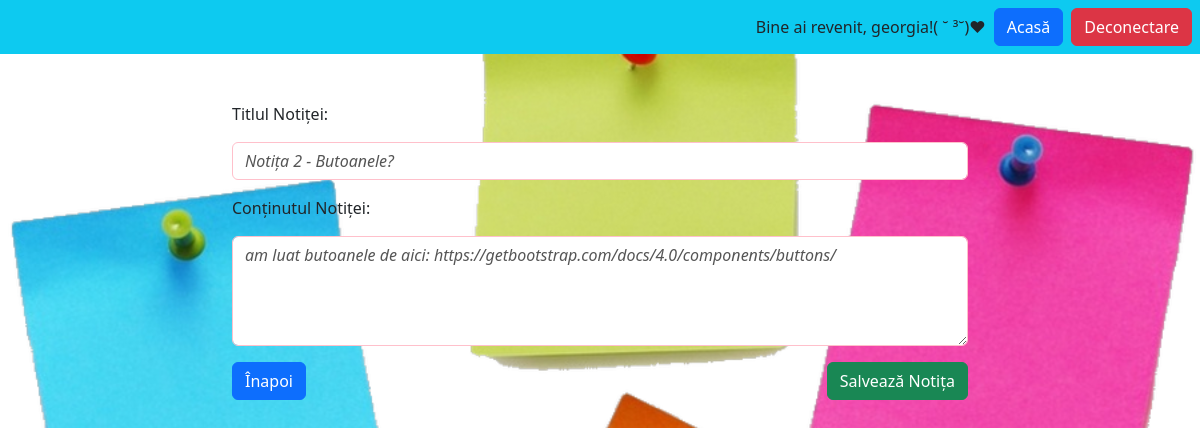
Page /category/notes/5update/ (signed in) on the committed database.
### notes/models.py (models this page shows)
class Note(models.Model):
    title = models.CharField(max_length=300)
    text = models.TextField()
    created_at = models.DateTimeField(auto_now_add=True) # chestia asta cu true  inseamna ca se pune automat data si ora cand se creeaza notita
    user = models.ForeignKey(User, on_delete=models.CASCADE, related_name='notes')

### notes/views.py (the view)
# urls.py: path('notes/<int:pk>update/', views.NotesUpdateView.as_view(), name="notes.update"),
class NotesUpdateView(LoginRequiredMixin, UpdateView): # responsabil pt actualizare de notite
    model = Note
    success_url = '/category/notes/'
    form_class = NotesForm
    login_url = '/login'
    def get_queryset(self):
        return self.request.user.notes.all()

### notes/forms.py
class NotesForm(forms.ModelForm): # clasa bazata pe clasa ModelForm din Django
    class Meta: # nested class ofera metadata pentru formular adica modelul asociat si field-urile
        model = Note
        fields = ('title', 'text')
        widgets = {
            'title': forms.TextInput(attrs={'class': 'form-control my-3', 'placeholder': '(ु⁎ᴗ_ᴗ⁎)ु.｡oO', 'style': 'font-style: italic; color: #555; border-color: pink;'}),
            'text': forms.Textarea(attrs={'class': 'form-control my-3', 'rows': 4, 'placeholder': '(ु⁎ᴗ_ᴗ⁎)ु.｡oO', 'style': 'font-style: italic; color: #555; border-color: pink;'}),
        }
        labels = {
            'title': 'Titlul Notiței',
            'text': 'Conținutul Notiței',
        }

### notes/templates/notes/note_form.html (shortened to what this page needs)
<!DOCTYPE html>
{% extends 'base.html' %}
{% load static %}
{% block content %}
<div class="row justify-content-center">
    <div class="col-md-8">
        <form action="" method="post">
            {{form}}
            <div class="d-flex justify-content-between">
                <a href="{% url 'notes.list' %}" class="btn btn-primary">Înapoi</a>
                <button type="submit" class="btn btn-success"> Salvează Notița</button>
            </div>
        </form>
    </div>
</div>
{% endblock %}

### static/templates/base.html (shortened to what this page needs)
<!DOCTYPE html>
{% load static %}
<html lang="en">
<head>
    <link rel="stylesheet" href="{% static 'css/style.css' %}">
    <link rel="stylesheet" href="https://cdn.jsdelivr.net/npm/bootstrap@5.3.2/dist/css/bootstrap.min.css">
</head>
<body>
<nav class="navbar navbar-light" style="background-color: #0DCAF0;">
    <div class="ms-auto d-flex align-items-center">
        {% if user.is_authenticated %}
            <span class="me-2">Bine ai revenit, {{ user.username }}!( ˘ ³˘)♥</span>
            <a href="{% url 'home' %}" class="btn btn-primary me-2">Acasă</a>
            <form action="{% url 'logout' %}" method="post" class="me-2">
                <button type="submit" class="btn btn-danger">Deconectare</button>
            </form>
        {% else %}
            <a href="{% url 'home' %}" class="btn btn-primary me-2">Acasă</a>
            <a href="{% url 'login' %}" class="btn btn-success me-2">Autentificare</a>
            <a href="{% url 'signup' %}" class="btn btn-dark me-2">Înregistrare</a>
        {% endif %}
    </div>
</nav>
    <div class="container my-5">
        {% block content %}
        {% endblock %}
    </div>
</body>
</html>

### static/css/style.css (style rules this page uses)
body { background-image: url('../images/notes.jpg'); background-size: cover; background-repeat: no-repeat; background-position: center top; }

### rows in the picture
Note: title "Notița 2 - Butoanele?", text "am luat butoanele de aici: https://getbootstrap.com/docs/4.0/components/buttons/"

### other values in the picture
{{ user.username }} "georgia"
